Frame 1 (no input): blank canvas, image omitted
Frame 60 (no input): blank canvas, image omitted
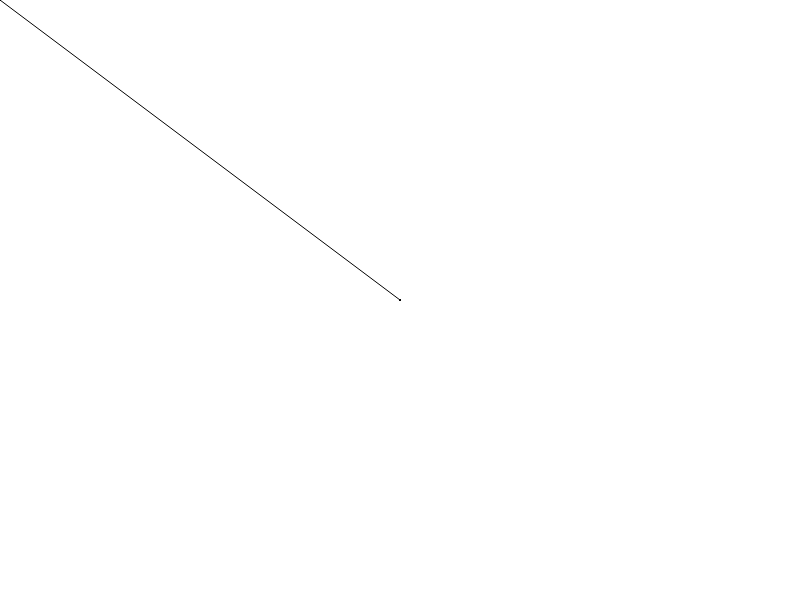
Frame 120 (the mouse pressed at the canvas centre since frame 60)

The p5.js sketch whose frames 1 and 60 were blank and that drew this single picture after the mouse press (run headless with seeded random() and noise() and a simulated clock; from frame 60 on, the mouse is pressed at the canvas centre):

// p5.js sketch
// ── sketch.js
function setup()
{
	createCanvas(800, 600);
}



function draw()
{
	fill(0,0,0)
	line(mouseX,mouseY,pmouseX,pmouseY)
}
